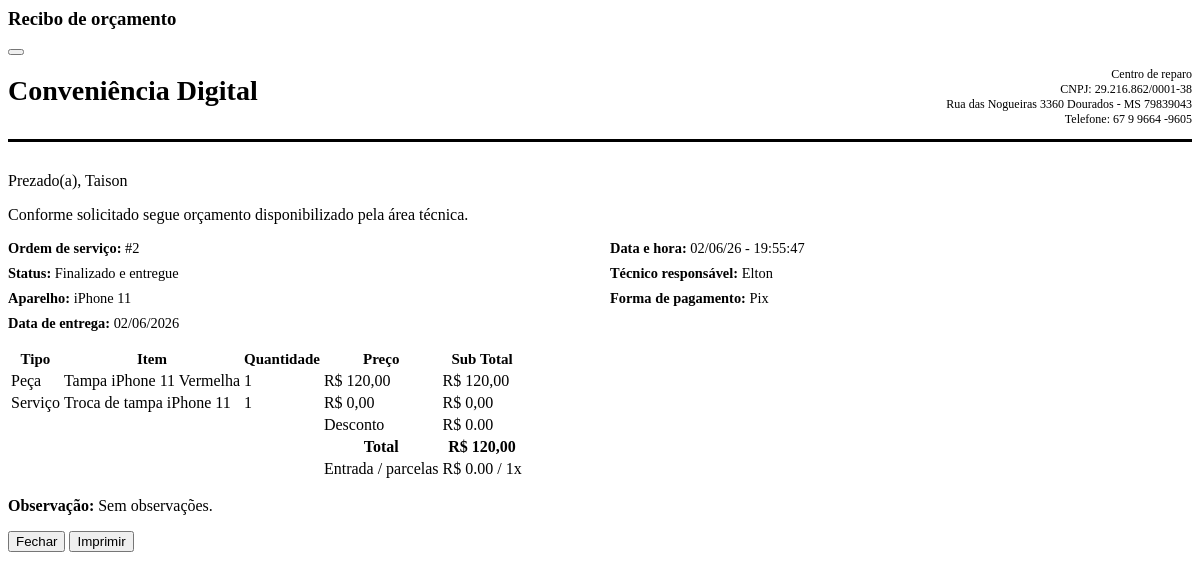
The page /detalheorcamento/2 (signed in) on the database its author committed.
### orcamento/models.py (models this page shows, shortened)
class Orcamento(models.Model):
    ANALISE = 'Em analise'
    PASSAR_ORCAMENTO = 'Passar orçamento'
    AGUARDANDO_LIBERACAO = 'Aguardando liberaçāo'
    LIBERADO = 'Liberado'
    EM_REPARO = 'Em reparo'
    FINALIZADO = 'Finalizado'
    FINALIZADO_ENTREGUE = 'Finalizado e entregue'
    GARANTIA_ENCERRADA = 'Garantia encerrada'
    RETORNO_GARANTIA = 'Retorno garantia'
    CANCELADO = 'Cancelado'
    CANCELADO_ENTREGUE = 'Cancelado e entregue'
    STATUS = [
        (ANALISE, 'Em analise'),
        (PASSAR_ORCAMENTO, 'Passar orçamento'),
        (AGUARDANDO_LIBERACAO, 'Aguardando liberaçāo'),
        (LIBERADO,'Liberado'),
        (EM_REPARO, 'Em reparo'),
        (FINALIZADO, 'Finalizado'),
        (FINALIZADO_ENTREGUE, 'Finalizado e entregue'),
        (GARANTIA_ENCERRADA, 'Garantia encerrada'),
        (RETORNO_GARANTIA, 'Retorno garantia'),
        (CANCELADO, 'Cancelado'),
        (CANCELADO_ENTREGUE, 'Cancelado e entregue')
    ]
    PIX = 'Pix'
    CARTAO_CREDITO = 'Cartāo de credito'
    CARTAO_DEBITO = 'Cartāo de debito'
    DINHEIRO = 'Dinheiro'
    FIADO = 'Fiado a receber'
    FORMA_PAGAMENTO = [
        (PIX, 'Pix'),
        (CARTAO_CREDITO, 'Cartāo de credito'),
        (CARTAO_DEBITO, 'Cartāo de debito'),
        (DINHEIRO, 'Dinheiro'),
        (FIADO, 'Fiado a receber')
    ]
    usuario = models.ForeignKey(User, on_delete=models.PROTECT)
    cliente = models.ForeignKey(Cliente, on_delete=models.CASCADE)
    celular = models.CharField(max_length=90)
    data_entrega = models.DateField(null=True, blank=True)
    data_criacao = models.DateTimeField(auto_now_add=True)
    data_edicao = models.DateTimeField(auto_now=True)
    status = models.CharField(choices=STATUS, max_length=21)
    observacao = models.TextField(null=True, blank=True)
    tecnico = models.ForeignKey(Colaborador, on_delete=models.CASCADE)
    desconto = models.DecimalField(max_digits=9, decimal_places=2, null=True, blank=True)
    forma_pagamento = models.CharField(choices=FORMA_PAGAMENTO, max_length=21, default=PIX)
    data_vencimento = models.DateField(null=True, blank=True)
    qtd_parcela = models.IntegerField(null=True, blank=True)
    valor_entrada = models.DecimalField(max_digits=9, decimal_places=2, null=True, blank=True)
    card_machine = models.ForeignKey(CardMachine, on_delete=models.PROTECT, null=True, blank=True)
    card_payment_type = models.CharField(max_length=10, null=True, blank=True)
    card_installments = models.PositiveSmallIntegerField(null=True, blank=True)
    card_fee_percentage = models.DecimalField(max_digits=5, decimal_places=2, null=True, blank=True)
    card_fee_amount = models.DecimalField(max_digits=9, decimal_places=2, null=True, blank=True)
    card_base_amount = models.DecimalField(max_digits=9, decimal_places=2, null=True, blank=True)
    card_final_amount = models.DecimalField(max_digits=9, decimal_places=2, null=True, blank=True)
    pass_card_fee_to_customer = models.BooleanField(default=False)
    class Meta:
        ordering = ('-pk',)
    def total(self):
        if self.card_final_amount is not None:
            return self.card_final_amount
        desconto = self.desconto or Decimal('0.00')
        itens = self.orcamento_items.values_list('preco_orcamento', 'quantidade')
        total = sum(preco * qtd for preco, qtd in itens)
        return total - desconto

class ItemsOrcamento(models.Model):
    orcamento = models.ForeignKey(
        Orcamento,
        on_delete=models.SET_NULL,
        related_name='orcamento_items',
        null=True,
        blank=True
    )
    peca = models.ForeignKey(
        Pecas,
        on_delete=models.CASCADE,
        null=True,
        blank=True,
    )
    servico = models.ForeignKey(
        Servico,
        on_delete=models.CASCADE,
        null=True,
        blank=True,
    )
    quantidade = models.IntegerField()
    preco_orcamento = models.DecimalField(max_digits=9, decimal_places=2)
    class Meta:
        ordering = ('pk',)
    def subtotal(self):
        return self.preco_orcamento * (self.quantidade or 0)

class Servico(models.Model):
    usuario = models.ForeignKey(User, on_delete=models.PROTECT)
    servico = models.CharField(max_length=100)
    def __str__(self):
        return self.servico

### cliente/models.py (models this page shows, shortened)
class Cliente(models.Model):
    usuario = models.ForeignKey(User, on_delete=models.PROTECT)
    data_criacao = models.DateTimeField(auto_now_add=True, editable=False)
    data_edicao = models.DateTimeField(auto_now=True, editable=False)
    nome_cliente = models.CharField(max_length=90)
    data_nascimento = models.DateField(null=True, blank=True)
    cpf = models.CharField(max_length=14, null=True, blank=True)
    telefone_contato = models.CharField(max_length=15, null=True, blank=True, validators=[telefone_validator])
    telefone_contato_2 = models.CharField(max_length=15, null=True, blank=True, validators=[telefone_validator])
    rua = models.CharField(max_length=99, null=True, blank=True)
    numero_casa = models.IntegerField(null=True, blank=True)
    bairro = models.CharField(max_length=90, null=True, blank=True)
    observacao = models.TextField(null=True, blank=True)

### colaborador/models.py (models this page shows)
class Colaborador(models.Model):
    usuario = models.ForeignKey(User, on_delete=models.PROTECT)
    nome_colaborador = models.CharField(max_length=90)
    data_criacao = models.DateTimeField(auto_now_add=True, editable=False)
    data_edicao = models.DateTimeField(auto_now=True, editable=False)
    data_nascimento = models.DateField(null=True, blank=True)
    cpf = models.CharField(max_length=14, null=True, blank=True)
    telefone_contato = models.CharField(max_length=15)
    telefone_contato_2 = models.CharField(max_length=15, null=True, blank=True)
    rua = models.CharField(max_length=99, null=True, blank=True)
    numero_casa = models.IntegerField(null=True, blank=True)
    bairro = models.CharField(max_length=90, null=True, blank=True)
    cargo = models.CharField(max_length=90, null=True, blank=True)
    salario = models.DecimalField(max_digits=9, decimal_places=2, null=True, blank=True)
    data_pagamento = models.DateField(null=True, blank=True)
    observacao = models.TextField(null=True, blank=True)
    def __str__(self) -> str:
        return self.nome_colaborador

### peca/models.py (models this page shows, shortened)
class Pecas(models.Model):
    TELAS = 'FN'
    CONECTORES = 'CB'
    BOTOES = 'CL'
    CARCACAS = 'IP'
    BATERIAS = 'CR'
    PLACAS = 'FT'
    SUBPLACAS = 'DV'
    CAMERAS = 'CM'
    FLEX = 'FL'
    AUTOFALANTES = 'AT'
    LENTES = 'LT'
    TAMPAS = 'TP'
    OUTROS = 'OT'
    CATEGORIAS_PECA = [
        (TELAS, 'Telas'),
        (CONECTORES, 'Conectores'),
        (BOTOES, 'Botoes'),
        (CARCACAS, 'Carcaças'),
        (BATERIAS, 'Baterias'),
        (PLACAS, 'Placas'),
        (SUBPLACAS, 'Sub-placas'),
        (CAMERAS, 'Cameras'),
        (FLEX, 'Flex'),
        (AUTOFALANTES, 'Auto-falantes'),
        (LENTES, 'Lentes'),
        (TAMPAS, 'Tampas'),
        (OUTROS, 'Outros')
    ]
    PIX = 'Cartāo de credito'
    CARTAO_CREDITO = 'Cartāo de credito'
    CARTAO_DEBITO = 'Cartāo de debito'
    DINHEIRO = 'Dinheiro'
    FIADO = 'Fiado a pagar'
    FORMA_PAGAMENTO = [
        (PIX, 'Pix'),
        (CARTAO_CREDITO, 'Cartāo de credito'),
        (CARTAO_DEBITO, 'Cartāo de debito'),
        (DINHEIRO, 'Dinheiro'),
        (FIADO, 'Fiado a pagar')
    ]
    usuario = models.ForeignKey(User, on_delete=models.PROTECT)
    data_criacao = models.DateTimeField(auto_now_add=True)
    data_edicao = models.DateTimeField(auto_now=True)
    nome_peca = models.CharField(max_length=99)
    preco_peca = models.DecimalField(max_digits=9, decimal_places=2)
    categoria_peca = models.CharField(max_length=2, choices=CATEGORIAS_PECA, null=True, blank=True)
    quantidade = models.IntegerField()
    codigo_de_barras = models.IntegerField(null=True, blank=True)
    preco_de_custo = models.DecimalField(max_digits=9, decimal_places=2)
    margem_de_lucro = models.DecimalField(max_digits=5, decimal_places=2, null=True, blank=True)
    forma_pagamento = models.CharField(choices=FORMA_PAGAMENTO, max_length=21, default=PIX)
    data_vencimento = models.DateField(null=True, blank=True)
    qtd_parcela = models.IntegerField(null=True, blank=True)
    valor_entrada = models.DecimalField(max_digits=9, decimal_places=2, null=True, blank=True)
    fornecedor = models.ForeignKey(Fornecedores, on_delete=models.CASCADE, null=True, blank=True)
    observacao = models.TextField(null=True, blank=True)
    def __str__(self):
        return self.nome_peca

### orcamento/views.py (the view)
# urls.py: path('detalheorcamento/<int:pk>', login_required(DetalheOrcamento.as_view()), name='detalhe-orcamento'),
class DetalheOrcamento(DetailView):
    model = Orcamento
    template_name= 'orcamento/detalhe-orcamento.html'
    def get_queryset(self):
        return (
            Orcamento.objects
            .filter(usuario=self.request.user)
            .select_related('cliente', 'tecnico', 'usuario', 'card_machine')
            .prefetch_related('orcamento_items__peca', 'orcamento_items__servico')
        )

### orcamento/templates/orcamento/detalhe-orcamento.html (shortened to what this page needs)
<div class="modal-header">
    <h3 class="modal-title" id="staticBackdropLabel">Recibo de orçamento</h3>
    <button type="button" class="btn-close" data-bs-dismiss="modal" aria-label="Close"></button>
</div>
<div class="modal-body">
    <div class="contentPrint">
        <div class="header">
            <div class="logo">Conveniência Digital</div>
            <div class="information">
                <p class="description">
                    Centro de reparo<br>
                    CNPJ: 29.216.862/0001-38<br>
                    Rua das Nogueiras 3360 Dourados - MS 79839043<br>
                    Telefone: 67 9 9664 -9605
                </p>
            </div>
        </div>
        <div class="content">
            <p>
                Prezado(a),
                {% if object.cliente %}
                    {{ object.cliente.nome_cliente }}
                {% else %}
                    cliente não informado
                {% endif %}
            </p>
            <p>Conforme solicitado segue orçamento disponibilizado pela área técnica.</p>
            <div class="orcamento-meta">
                <div><strong>Ordem de serviço:</strong> #{{ object.id }}</div>
                <div><strong>Data e hora:</strong> {{ object.data_criacao|date:'d/m/y - H:i:s' }}</div>
                <div><strong>Status:</strong> {{ object.status }}</div>
                <div><strong>Técnico responsável:</strong> {{ object.tecnico|default:'Não informado' }}</div>
                <div><strong>Aparelho:</strong> {{ object.celular|default:'Não informado' }}</div>
                <div><strong>Forma de pagamento:</strong> {{ object.forma_pagamento }}</div>
                {% if object.data_entrega %}
                    <div><strong>Data de entrega:</strong> {{ object.data_entrega|date:'d/m/Y' }}</div>
                {% endif %}
            </div>
            <table class="table">
                <tbody>
                    <tr class="bg-light" style="font-size: 15px;">
                        <th>Tipo</th>
                        <th>Item</th>
                        <th>Quantidade</th>
                        <th>Preço</th>
                        <th>Sub Total</th>
                    </tr>
                    {% for items in object.orcamento_items.all %}
                        <tr>
                            <td>{% if items.servico_id %}Serviço{% else %}Peça{% endif %}</td>
                            <td>
                                {% if items.servico_id %}
                                    {{ items.servico }}
                                {% elif items.peca_id %}
                                    {{ items.peca }}
                                {% else %}
                                    Item não informado
                                {% endif %}
                            </td>
                            <td>{{ items.quantidade }}</td>
                            <td>R$ {{ items.preco_orcamento|floatformat:2 }}</td>
                            <td>R$ {{ items.subtotal|floatformat:2 }}</td>
                        </tr>
                    {% empty %}
                        <tr>
                            <td colspan="5" class="text-center text-muted">Nenhum item informado.</td>
                        </tr>
                    {% endfor %}
                    <tr>
                        <td colspan="3"></td>
                        <td>Desconto</td>
                        <td>R$ {{ object.desconto|default:'0.00' }}</td>
                    </tr>
                    <tr class="bg-default table-borderless">
                        <td colspan="3"></td>
                        <th>Total</th>
                        <th>R$ {{ object.total|floatformat:2 }}</th>
                    </tr>
                    {% if object.qtd_parcela or object.valor_entrada or object.data_vencimento %}
                        <tr>
                            <td colspan="3"></td>
                            <td>Entrada / parcelas</td>
                            <td>
                                R$ {{ object.valor_entrada|default:'0.00' }}
                                {% if object.qtd_parcela %} / {{ object.qtd_parcela }}x{% endif %}
                            </td>
                        </tr>
                    {% endif %}
                </tbody>
            </table>
            <p><strong>Observação:</strong> {{ object.observacao|default:'Sem observações.' }}</p>
        </div>
    </div>
</div>
<div class="modal-footer">
    <button type="button" class="btn btn-outline-secondary" data-bs-dismiss="modal">Fechar</button>
    <button id="myBtn" onclick="imprimir('.contentPrint')" type="button" class="btn btn-outline-primary">Imprimir</button>
</div>

### orcamento/templates/orcamento/detalhe-orcamento.html (style rules this page uses)
.header { display: flex; justify-content: space-between; gap: 24px; border-bottom: solid black; padding-bottom: 12px; }
.logo { font-size: 1.75em; align-self: center; font-weight: 700; }
.information { text-align: right; }
.content { margin-top: 30px; }
.description { font-size: 0.75em; margin-bottom: 0; }
.orcamento-meta { display: grid; grid-template-columns: repeat(2, minmax(0, 1fr)); gap: 8px 20px; margin: 16px 0; font-size: 0.9em; }

### rows shown on the page
Orcamento: cliente.nome_cliente "Taison", id "2", data_criacao "02/06/26 - 19:55:47", status "Finalizado e entregue", tecnico "Elton", celular "iPhone 11", forma_pagamento "Pix", data_entrega "02/06/2026", desconto "0.00", total "120,00", valor_entrada "0.00", qtd_parcela "1", observacao "Sem observações."
ItemsOrcamento: shows "Peça", peca "Tampa iPhone 11 Vermelha", quantidade "1", preco_orcamento "120,00", subtotal "120,00"
ItemsOrcamento: shows "Serviço", servico "Troca de tampa iPhone 11", quantidade "1", preco_orcamento "0,00", subtotal "0,00"
